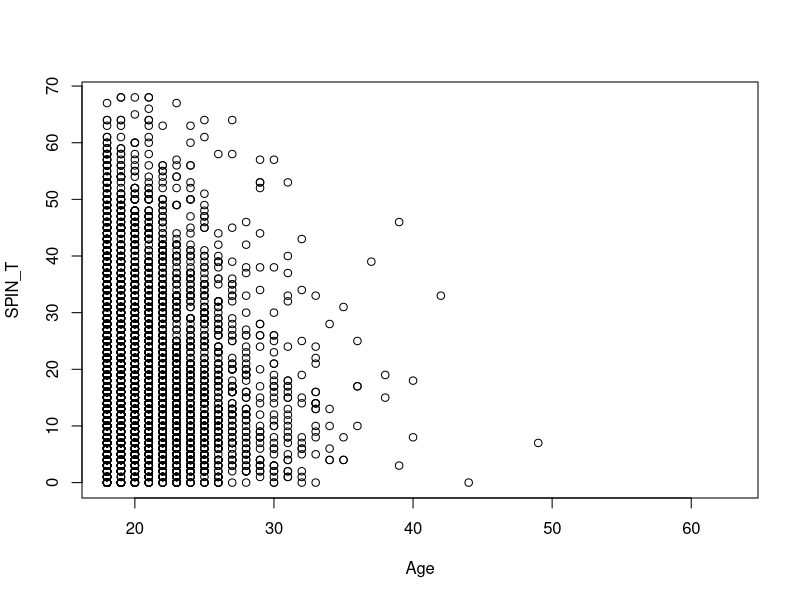
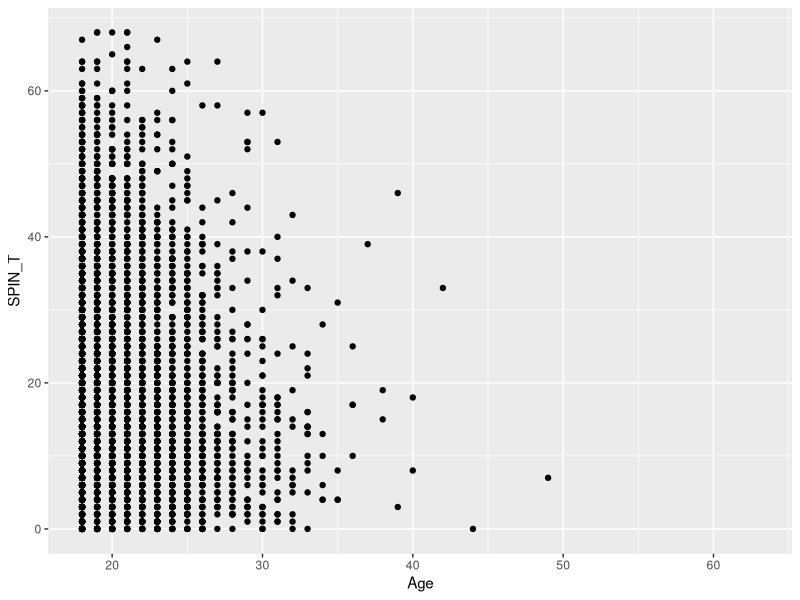
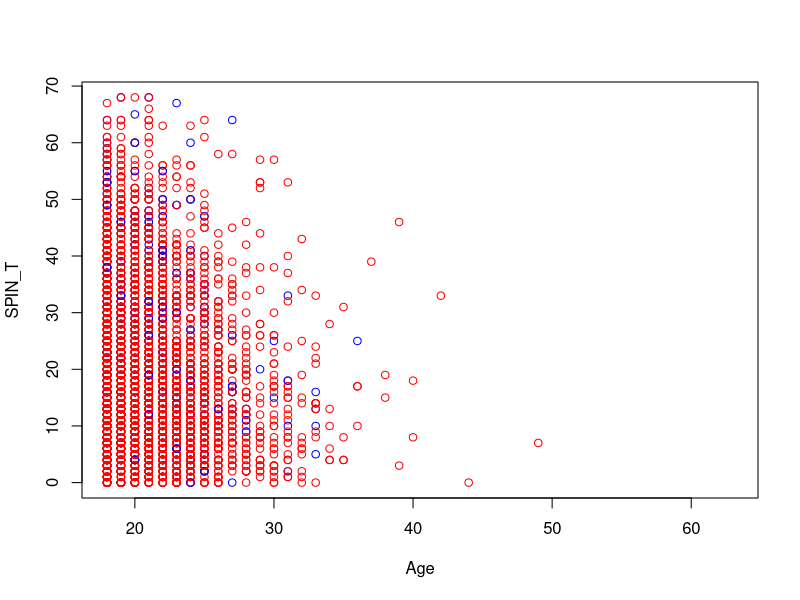
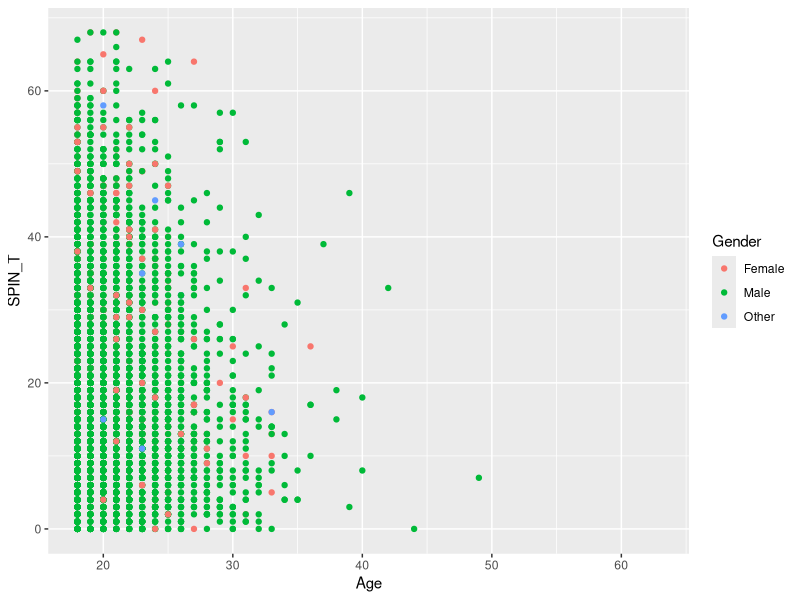
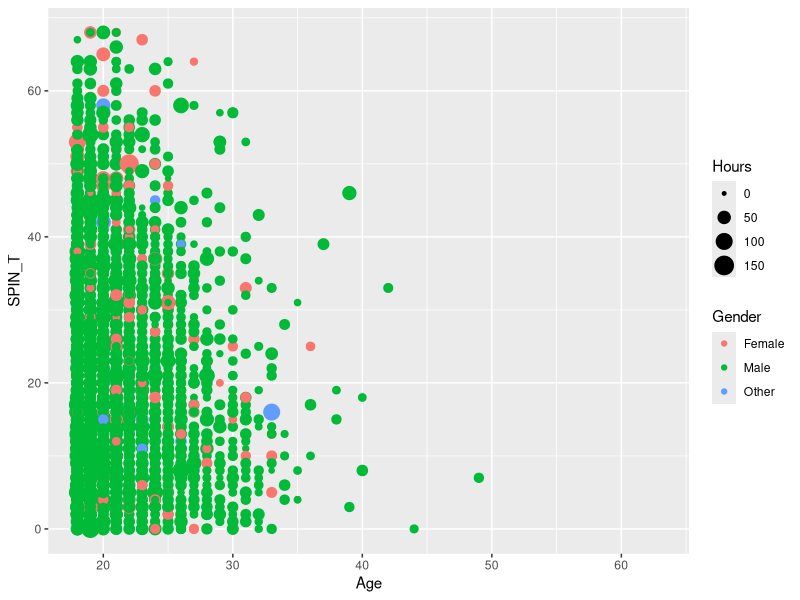
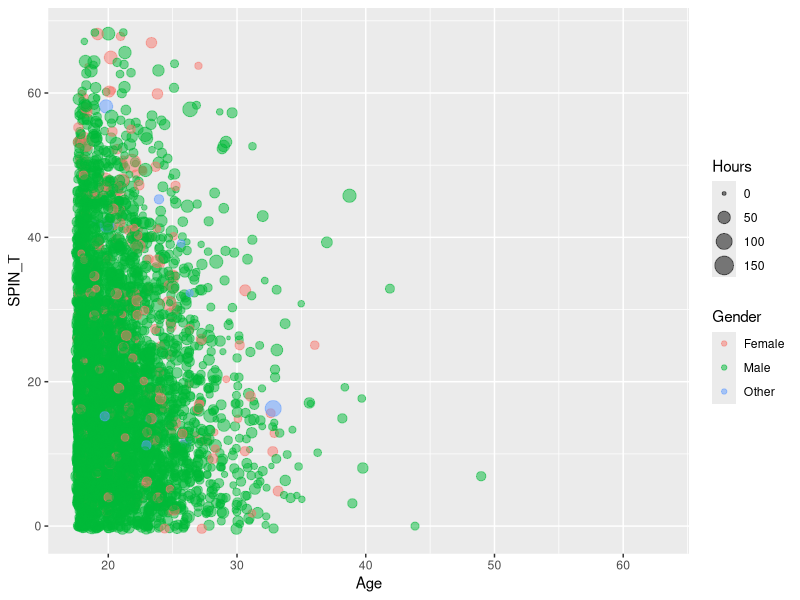
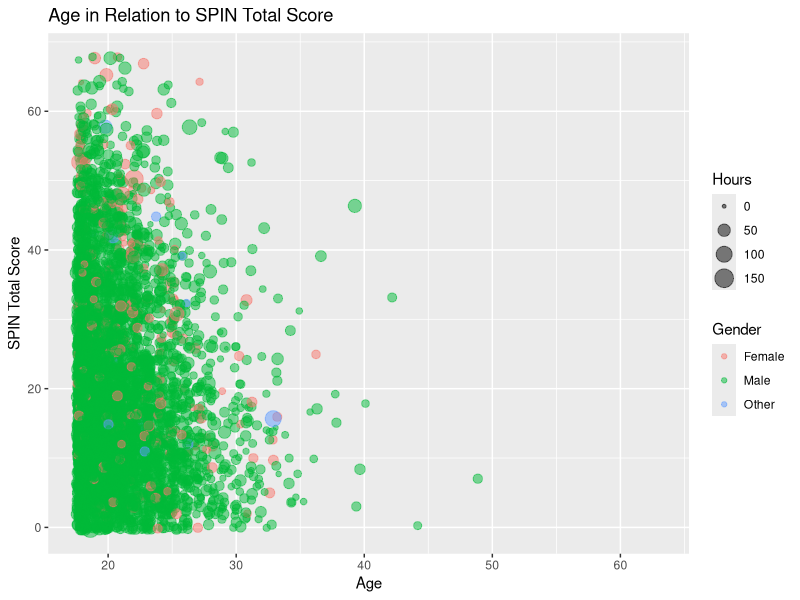
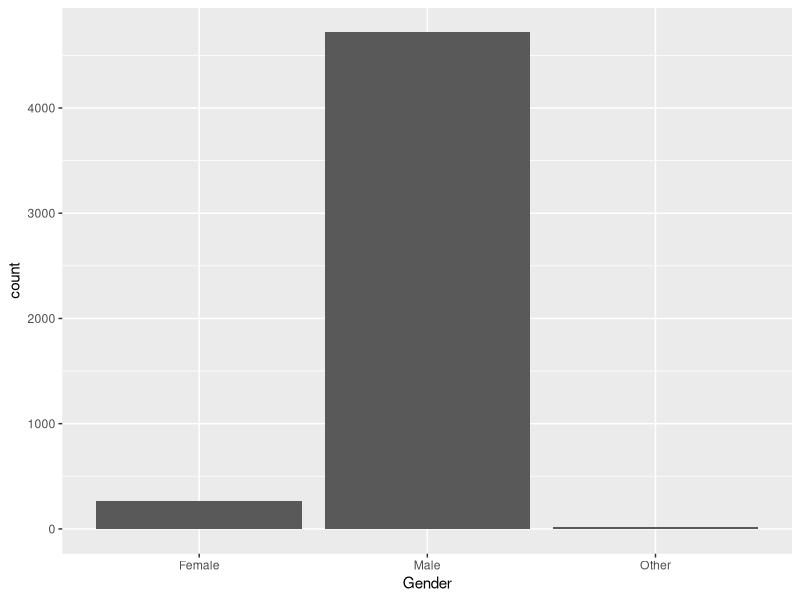

Here is the R script that generated these plots, in order:
## ---- chunk 1
library(rmarkdown)
library(tidyverse)
library(readxl)
gamingdata_samp5000 <- read.csv("../../data/gamingdata_samp5000.csv")
## ---- chunk 2

  library(tidyverse)
  library(RColorBrewer)

  options(scipen = 999)

## ---- chunk 3

## Plotting with plot()
  plot(data = gamingdata_samp5000,
       SPIN_T ~ Age)

## Plotting with ggplot()

  ggplot(data = gamingdata_samp5000,
         mapping = aes(x = Age,
                       y = SPIN_T)) +
  geom_point()

## ---- chunk 4

  gamingdata_samp5000$Gender <- as.factor(gamingdata_samp5000$Gender)

  plot(data = gamingdata_samp5000,
       SPIN_T ~ Age, col = c("blue", "red")[Gender])


  ggplot(data = gamingdata_samp5000,
         mapping = aes(x = Age,
                       y = SPIN_T,
                       colour = Gender)) +
  geom_point()

## ---- chunk 5

  ggplot(data = gamingdata_samp5000,
         mapping = aes(x = Age,
                       y = SPIN_T,
                       colour = Gender,
                       size = Hours)) + 
  geom_point()

## ---- chunk 6

  ggplot(data = gamingdata_samp5000,
         mapping = aes(x = Age,
                       y = SPIN_T,
                       colour = Gender,
                       size = Hours)) + 
  geom_jitter(alpha = 0.5)

## ---- chunk 7

  ggplot(data = gamingdata_samp5000,
         mapping = aes(x = Age,
                       y = SPIN_T,
                       colour = Gender,
                       size = Hours)) + 
  geom_jitter(alpha = 0.5) + 
  labs(x = "Age", y = "SPIN Total Score", 
       title = "Age in Relation to SPIN Total Score")

## ---- chunk 8

  ggplot(data = gamingdata_samp5000,
         mapping = aes(x = Gender)) + 
  geom_bar()

## ---- chunk 9

  ggplot(data = gamingdata_samp5000,
         mapping = aes(x = Gender, y = Hours)) + 
  geom_bar(stat = "summary")

## ---- chunk 10

  gamingdata_samp5000$Platform <- as.factor(gamingdata_samp5000$Platform)

  ggplot(data = gamingdata_samp5000,
         mapping = aes(x = Gender, fill = Platform)) + 
  geom_bar()

## ---- chunk 11

  gamingdata_samp5000$Platform <- as.factor(gamingdata_samp5000$Platform)

  ggplot(data = gamingdata_samp5000,
         mapping = aes(x = Gender, fill = Platform)) + 
  geom_bar() + 
  ylim(0, 5000)

## ---- chunk 12

ggplot(data = gamingdata_samp5000, 
       mapping = aes(x = Age, y = Hours,
                     colour = Platform, shape = Work)) + 
  geom_point(alpha = 0.5) + 
  labs(x = "Age", y = "Hours Played") + 
  lims(x = c(18, 60), y = c(0, 200)) + 
  theme_minimal()
